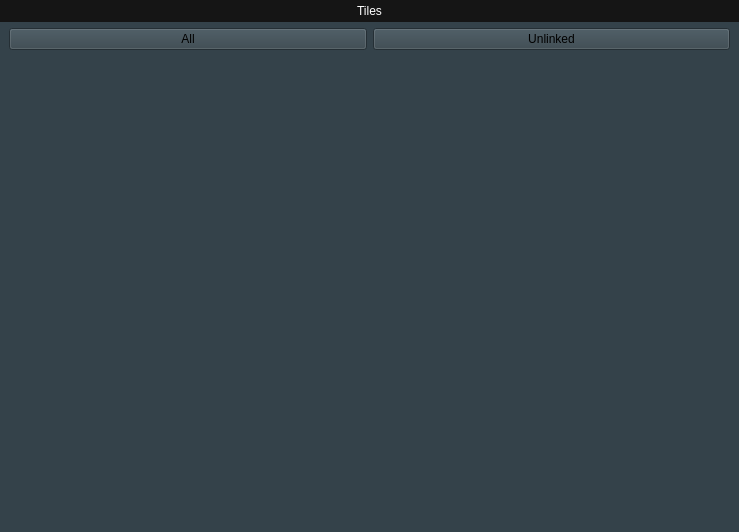
<?xml version="1.0" encoding="UTF-8"?>
<ui version="4.0">
 <class>FragmentTiles</class>
 <widget class="QWidget" name="FragmentTiles">
  <property name="geometry">
   <rect>
    <x>0</x>
    <y>0</y>
    <width>739</width>
    <height>532</height>
   </rect>
  </property>
  <property name="sizePolicy">
   <sizepolicy hsizetype="Preferred" vsizetype="Preferred">
    <horstretch>0</horstretch>
    <verstretch>0</verstretch>
   </sizepolicy>
  </property>
  <property name="minimumSize">
   <size>
    <width>0</width>
    <height>0</height>
   </size>
  </property>
  <property name="maximumSize">
   <size>
    <width>16777215</width>
    <height>16777215</height>
   </size>
  </property>
  <property name="windowTitle">
   <string>Form</string>
  </property>
  <property name="styleSheet">
   <string notr="true">background-color: rgb(52, 66, 74);</string>
  </property>
  <layout class="QVBoxLayout" name="verticalLayout_3">
   <property name="spacing">
    <number>0</number>
   </property>
   <property name="leftMargin">
    <number>0</number>
   </property>
   <property name="topMargin">
    <number>0</number>
   </property>
   <property name="rightMargin">
    <number>0</number>
   </property>
   <property name="bottomMargin">
    <number>0</number>
   </property>
   <item>
    <widget class="QFrame" name="frame">
     <property name="styleSheet">
      <string notr="true">background-color: rgb(52, 66, 74);</string>
     </property>
     <property name="frameShape">
      <enum>QFrame::NoFrame</enum>
     </property>
     <property name="frameShadow">
      <enum>QFrame::Plain</enum>
     </property>
     <property name="lineWidth">
      <number>0</number>
     </property>
     <layout class="QVBoxLayout" name="verticalLayout_2">
      <property name="spacing">
       <number>6</number>
      </property>
      <property name="leftMargin">
       <number>0</number>
      </property>
      <property name="topMargin">
       <number>0</number>
      </property>
      <property name="rightMargin">
       <number>0</number>
      </property>
      <property name="bottomMargin">
       <number>0</number>
      </property>
      <item>
       <widget class="QLabel" name="label">
        <property name="sizePolicy">
         <sizepolicy hsizetype="Preferred" vsizetype="Fixed">
          <horstretch>0</horstretch>
          <verstretch>0</verstretch>
         </sizepolicy>
        </property>
        <property name="styleSheet">
         <string notr="true">background-color: #151515;
color: #ffffff;
padding: 4px;
font: 9pt;</string>
        </property>
        <property name="text">
         <string>Tiles</string>
        </property>
        <property name="alignment">
         <set>Qt::AlignCenter</set>
        </property>
        <property name="margin">
         <number>0</number>
        </property>
       </widget>
      </item>
      <item>
       <layout class="QVBoxLayout" name="verticalLayout">
        <property name="leftMargin">
         <number>9</number>
        </property>
        <property name="rightMargin">
         <number>9</number>
        </property>
        <item>
         <layout class="QHBoxLayout" name="horizontalLayout">
          <item>
           <widget class="QPushButton" name="btAll">
            <property name="text">
             <string>All</string>
            </property>
            <property name="checkable">
             <bool>false</bool>
            </property>
            <property name="checked">
             <bool>false</bool>
            </property>
            <property name="autoDefault">
             <bool>true</bool>
            </property>
            <property name="default">
             <bool>false</bool>
            </property>
            <property name="flat">
             <bool>false</bool>
            </property>
           </widget>
          </item>
          <item>
           <widget class="QPushButton" name="btUnlinked">
            <property name="text">
             <string>Unlinked</string>
            </property>
            <property name="checkable">
             <bool>true</bool>
            </property>
            <property name="default">
             <bool>false</bool>
            </property>
           </widget>
          </item>
         </layout>
        </item>
        <item>
         <widget class="TilesGridList" name="widget" native="true">
          <property name="sizePolicy">
           <sizepolicy hsizetype="Preferred" vsizetype="Preferred">
            <horstretch>0</horstretch>
            <verstretch>1</verstretch>
           </sizepolicy>
          </property>
          <property name="styleSheet">
           <string notr="true"/>
          </property>
         </widget>
        </item>
       </layout>
      </item>
     </layout>
    </widget>
   </item>
  </layout>
 </widget>
 <customwidgets>
  <customwidget>
   <class>TilesGridList</class>
   <extends>QWidget</extends>
   <header>tilesgridlist.h</header>
   <container>1</container>
  </customwidget>
 </customwidgets>
 <resources/>
 <connections/>
</ui>
